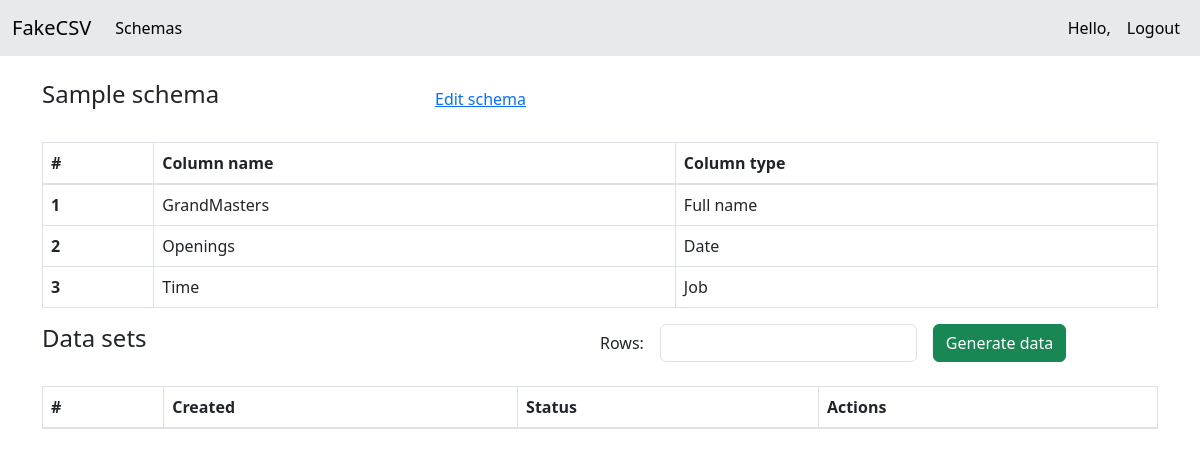
Page /data-sets/ on the earlier database version.
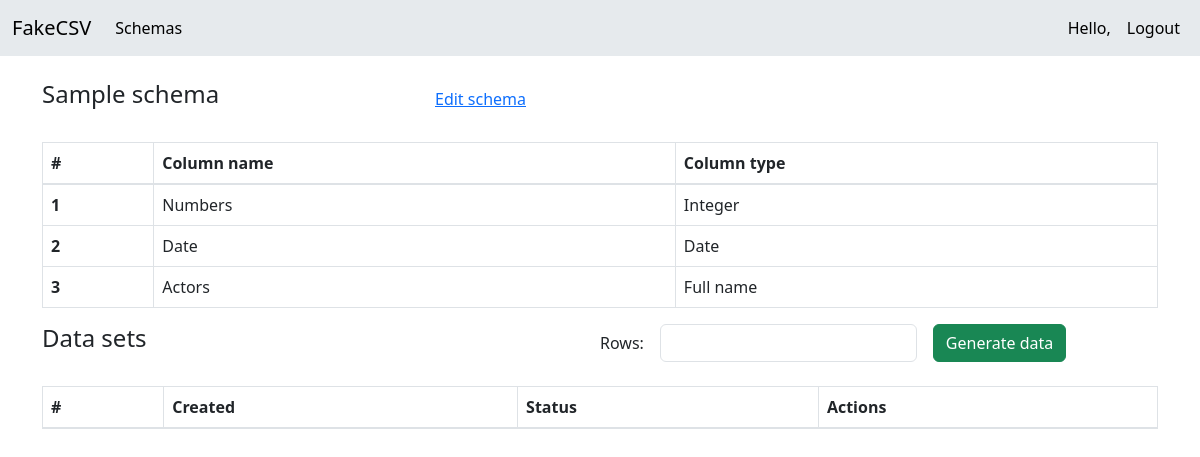
Same page on the later database version.
### CSV_converter/models.py (models this page shows, shortened)
class Column(models.Model):
    name = models.CharField(max_length=255)
    type = models.CharField(
        max_length=255,
        choices=TYPE_CHOICES
    )
    order = models.CharField(max_length=255)
    schema = models.ForeignKey(
        Schema,
        on_delete=models.CASCADE
    )

### CSV_converter/views.py (the view, shortened to what this page needs)
# urls.py: path('data-sets/', views.DataSetsView.as_view(), name='data_sets'),
class DataSetsView(View):
    template_name = "data_sets.html"
    fake = Faker()
    def get(self, *args, **kwargs):
        schema = Schema.objects.last()
        columns = schema.column_set.all()
        files = schema.file_set.all()
        return render(self.request, self.template_name,
            {"columns": columns, "files": files})

### CSV_converter/templates/data_sets.html (shortened to what this page needs)
{% extends 'base.html' %}
{% block content %}
  <form method="post">
    <div class="row justify-content-start">
        <div class="col-4">
            <h4>Sample schema</h4>
        </div>
        <div class="col-4">
            <button type="button" class="btn btn-link">Edit schema</button>
        </div>
    </div>
    <br>
    <table class="table table-bordered">
        <thead>
        <tr>
            <th scope="col">#</th>
            <th scope="col">Column name</th>
            <th scope="col">Column type</th>
        </tr>
        </thead>
        <tbody>
        {% for column in columns %}
        <tr>
            <th scope="row">{{ forloop.counter }}</th>
            <td>{{ column.name }}</td>
            <td>{{ column.get_type_display }}</td>
        </tr>
        {% endfor %}
        </tbody>
    </table>
    <div class="d-flex justify-content-between mb-4">
          <div class="col p-0">
            <h4>Data sets</h4>
          </div>
          <div class="col">
            <div class="row g-3 align-items-center">
                <div class="col-auto">
                  <label for="rows" class="col-form-label">Rows:</label>
                </div>
                <div class="col-auto">
                  <input type="text" id="rows" name="rows" class="form-control">
                </div>
                <div class="col-auto">
                    <button id="generate-data" type="submit" class="btn btn-success">Generate data</button>
                </div>
            </div>
          </div>
    </div>
    <table id="data-table" class="table table-bordered">
        <thead>
        <tr>
            <th scope="col">#</th>
            <th scope="col">Created</th>
            <th scope="col">Status</th>
            <th scope="col">Actions</th>
        </tr>
        </thead>
    </table>
  </form>
{% endblock %}

Differences in the rows shown:
removed Column: name "GrandMasters", type "Full name"
removed Column: name "Openings", type "Date"
removed Column: name "Time", type "Job"
added Column: name "Numbers", type "Integer"
added Column: name "Date", type "Date"
added Column: name "Actors", type "Full name"
